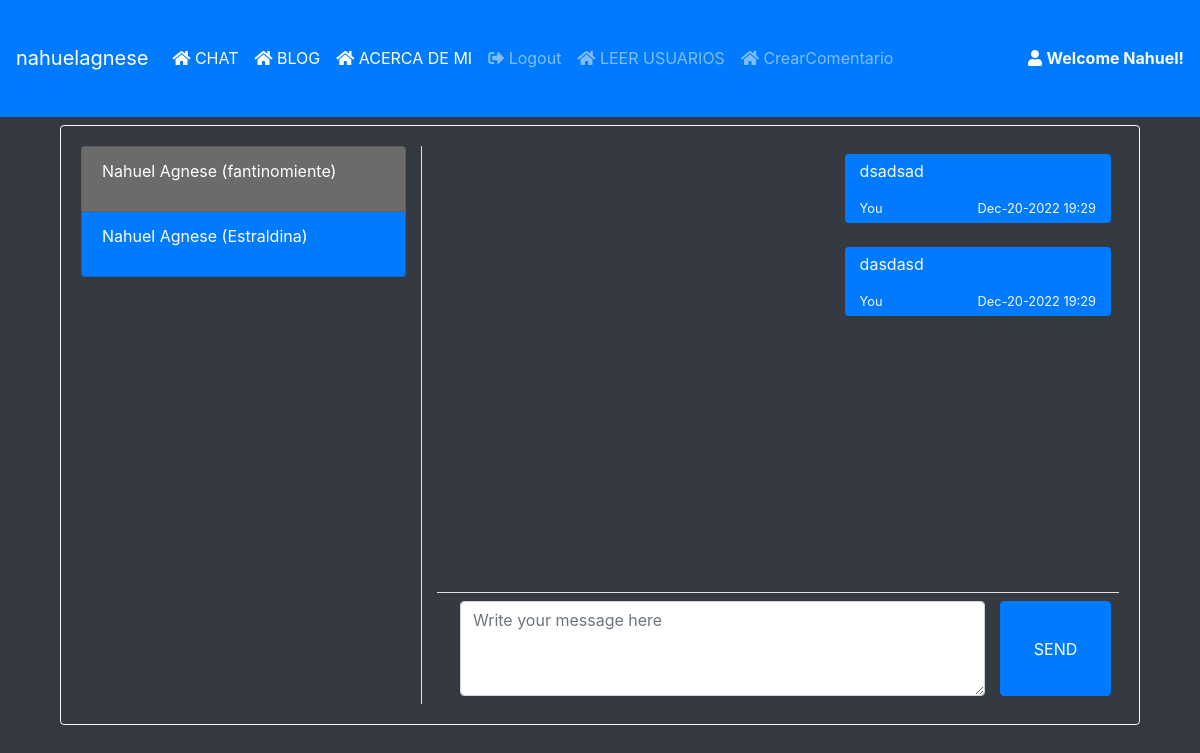
The app's page /home/?u=4 (signed in), older data.
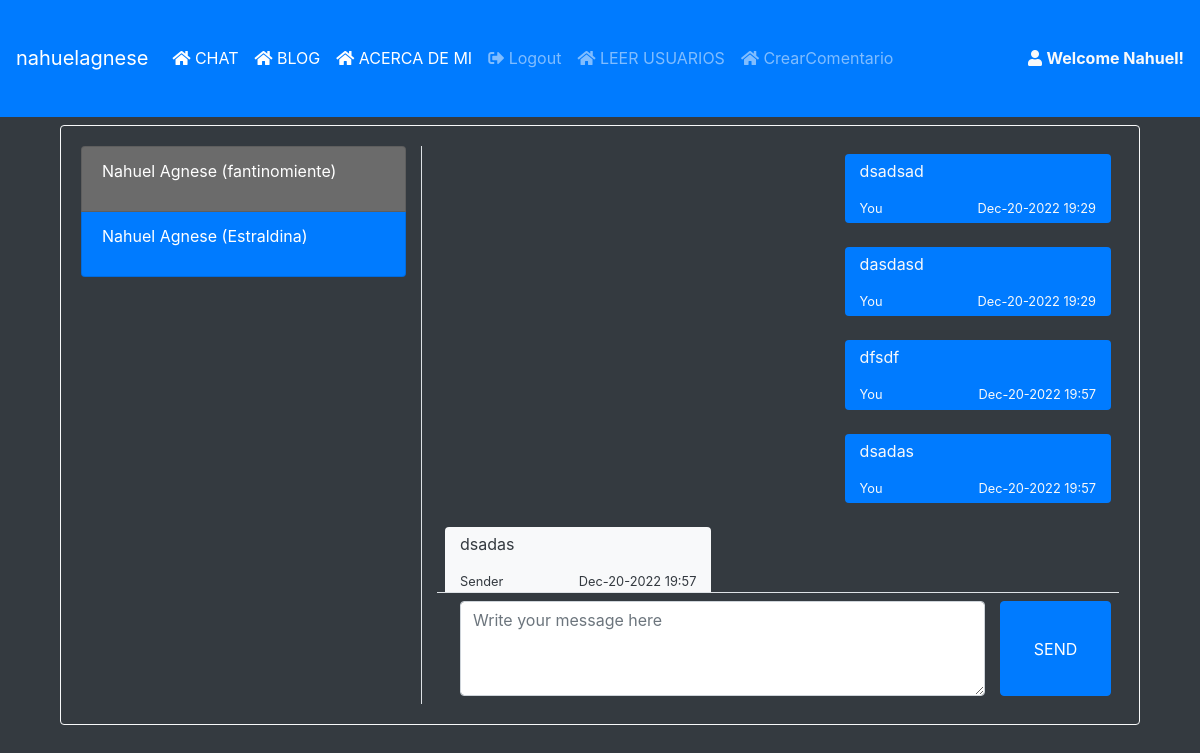
The same page, newer data.
### chat/models.py (models this page shows, shortened)
class chatMessages(models.Model):
    user_from = models.ForeignKey(User,
        on_delete=models.CASCADE,related_name="+")
    user_to = models.ForeignKey(User,
        on_delete=models.CASCADE,related_name="+")
    message = models.TextField()
    date_created = models.DateTimeField(default=timezone.now)

### chat/views.py (the view)
# urls.py: path('', views.home, name='chat-home'),
@login_required
def home(request):
    User = get_user_model()
    users = User.objects.all()
    chats = {}
    if request.method == 'GET' and 'u' in request.GET:
        chats = chatMessages.objects.filter(Q(user_from=request.user.id, user_to=request.GET['u']) | Q(user_from=request.GET['u'], user_to=request.user.id))
        chats = chats.order_by('date_created')
    context = {
        "page":"home",
        "users":users,
        "chats":chats,
        "chat_id": int(request.GET['u'] if request.method == 'GET' and 'u' in request.GET else 0),
    }
    print(request.GET['u'] if request.method == 'GET' and 'u' in request.GET else 0)
    return render(request,"chat/home.html",context)

### chat/templates/chat/home.html (shortened to what this page needs)
{% extends 'chat/base.html' %} {% load static %}  <img src="{{ imagen }}" alt="">{% block content %}
<div class="container" style="height: 75%;">
    <div class="card bg-dark h-100 border-light">
        <div class="card-body h-100">
            <div class="row h-100">
                <div class="col-md-4 border-right h-100">
                    <div class="list-group bg-dark" id='user-list'>
                        {% for u in users %} {% if not u.id == 1 and not u.id == user.id %}
                        <a class="list-group-item {% if u.id != chat_id %}bg-dark{% else %}bg-primary{% endif %} text-white" href="{% url 'chat-home' %}?u={{u.id}}">
                            <div>
                                <p>{{u.first_name}} {{u.last_name}} ({{u.username}})</p>
                            </div>
                        </a>
                        {% endif %} {% endfor %}
                    </div>
                </div>
                <div class="col-md-8 h-100">
                    {% if not chat_id > 0 %}
                    <div class="h-100 d-flex flex-column justify-content-center align-items-center">
                        <h3>Start Chat now</h3>
                        <p><small class="text-muted">Please select a person to chat with.</small></p>
                    </div>
                    {% else%}
                    <div id="chat-box-field" class="h-100">
                        <div class="chat-box" style="height:80%">
                            {% for chat in chats %} {% if chat.user_from == user %}
                            <div class="p-2 w-100 d-flex justify-content-end">
                                <div class=" chat-bubble  ml-2 mb-2 bg-primary text-light rounded" data-id="{{chat.id}}">
                                    <p>{{chat.message}}</p>
                                    <div class="d-flex justify-content-between"><small>You</small> <small>{{chat.date_created|date:"M-d-Y H:i"}}</small></div>
                                </div>
                            </div>
                            {% else %}
                            <div class="p-2 w-100 d-flex justify-content-start">
                                <div class="chat-bubble mr-2 mb-2 bg-light text-dark rounded" data-id="{{chat.id}}">
                                    <p>{{chat.message}}</p>
                                    <div class=" d-flex justify-content-between"><small>Sender</small> <small>{{chat.date_created|date:"M-d-Y H:i"}}</small></div>
                                </div>
                            </div>
                            {% endif %} {% endfor %}
                        </div>
                        <div class="chat-box-form border-top p-2" style="height:20%">
                            <div class="w-100 h-100">
                                <form action="" id="chat-submit" class="h-100 d-flex ">
                                    <div class="col-md-10 h-100">
                                        <textarea name="message" id="" class="h-100 w-100 form-control" placeholder="Write your message here"></textarea>
                                    </div>
                                    <button class="button btn btn-primary h-100 w-100 justify-content-center align-items-center d-flex">SEND</button>
                                </form>
                            </div>
                        </div>
                    </div>
                    {% endif %}
                </div>
            </div>
        </div>
    </div>
</div>
{% endblock %}

Row changes from the older to the newer data that the page shows:
added chatMessages: message "dfsdf", date_created "Dec-20-2022 19:57"
added chatMessages: message "dsadas", date_created "Dec-20-2022 19:57"
added chatMessages: message "dsadas", date_created "Dec-20-2022 19:57"
